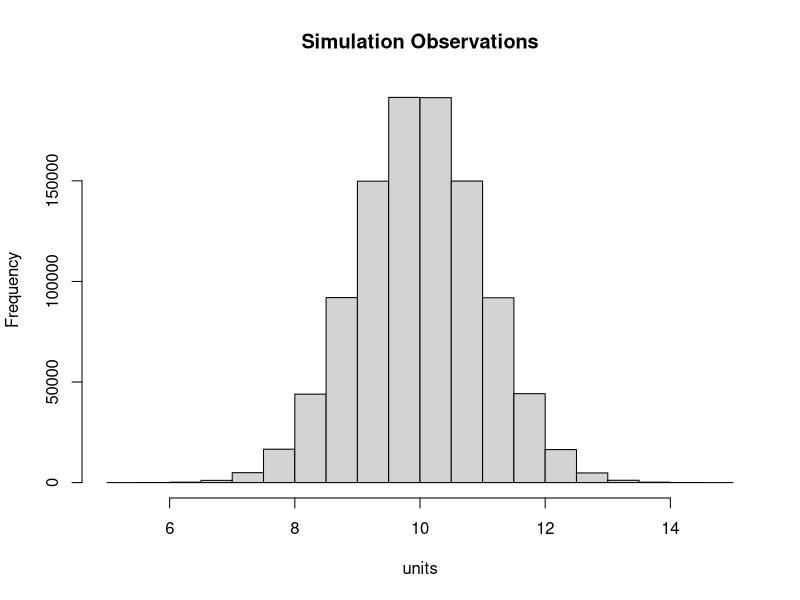

This figure's R source: (Note: this script raises an error after producing the figure.)
## ---- chunk 1
my_simulation <- function(x) { #STAND BACK! We are simulating! 
  return(rnorm(1,x,1)) 
}
## ---- chunk 2
set.seed(123)
start_time  <- proc.time()
N           <- 1e6
p           <- 10
result      <- rep(0,N) 

for (i in 1:N) { #simple simulation study
  result[i] <- my_simulation(p)
}

print(proc.time() - start_time)
## ---- chunk 3
hist(result,main="Simulation Observations",xlab ="units")
## ---- chunk 4
set.seed(123)
lapply(c(10,10,10),my_simulation)
## ---- chunk 5
set.seed(123)
start_time  <- proc.time()
result      <- rep(0,N) 
result      <- sapply(rep(10,N),my_simulation)
print(proc.time() - start_time)
## ---- chunk 6
library(parallel)
num_cores  <- detectCores() - 1
my_cluster <- makeCluster(num_cores)
## ---- chunk 7
parLapply(my_cluster,1:3,my_simulation)
## ---- chunk 8
start_time  <- proc.time()
result = parSapply(my_cluster,rep(10,N),my_simulation)
print(proc.time() - start_time)
## ---- chunk 9
my_better_simulation <- function(x) {
  rnorm(floor((1e6)/3),x,1)
}

start_time  <- proc.time()
result = parSapply(my_cluster,rep(10,3),my_better_simulation)
print(proc.time() - start_time)
## ---- chunk 10
stopCluster(my_cluster)
## ---- chunk 11
set.seed(123)
my_fake_data <- matrix(rnorm(1000),10,10)

compute_row_mean <- function(i) {
  mean(my_fake_data[i,])
}

my_cluster <- makeCluster(num_cores)
## ---- chunk 12
clusterExport(my_cluster,'my_fake_data')
parSapply(my_cluster,1:10,compute_row_mean)
stopCluster(my_cluster)
## ---- chunk 13
my_cluster   <- makeCluster(num_cores,type = 'FORK')
parSapply(my_cluster,1:10,compute_row_mean)
stopCluster(my_cluster)
## ---- chunk 14
set.seed(123)
my_cluster <- makeCluster(num_cores)
seeds = parSapply(my_cluster,rep(1,30),function(x){runif(1)})
print(seeds)
stopCluster(my_cluster)
## ---- chunk 15
set.seed(123)
my_cluster <- makeCluster(num_cores,type = 'FORK')
plot(parSapply(my_cluster,rep(1,30),function(x){runif(1)}),ylab="",type='o')
stopCluster(my_cluster)
## ---- chunk 16
my_cluster <- makeCluster(num_cores)
clusterSetRNGStream(cl = my_cluster, 123)
plot(parSapply(my_cluster,rep(1,30),function(x){runif(1)}),ylab="",type='o')
stopCluster(my_cluster)
## ---- chunk 17
library(parallel)

num_cores  <- 10 #must be 20 or less
my_cluster <- makeCluster(num_cores)

my_cluster_simulation <- function(x) {
  s      <- 1000
  result <- rep(0,s)
  for (i in 1:s) {
   result[i] <- mean(rexp(200)) 
  }
  return(result)
}
study_results <- parSapply(my_cluster,rep(0,1000),my_cluster_simulation)
save(study_results,file="cluster_simulation_demo_results.txt",ascii = TRUE)
